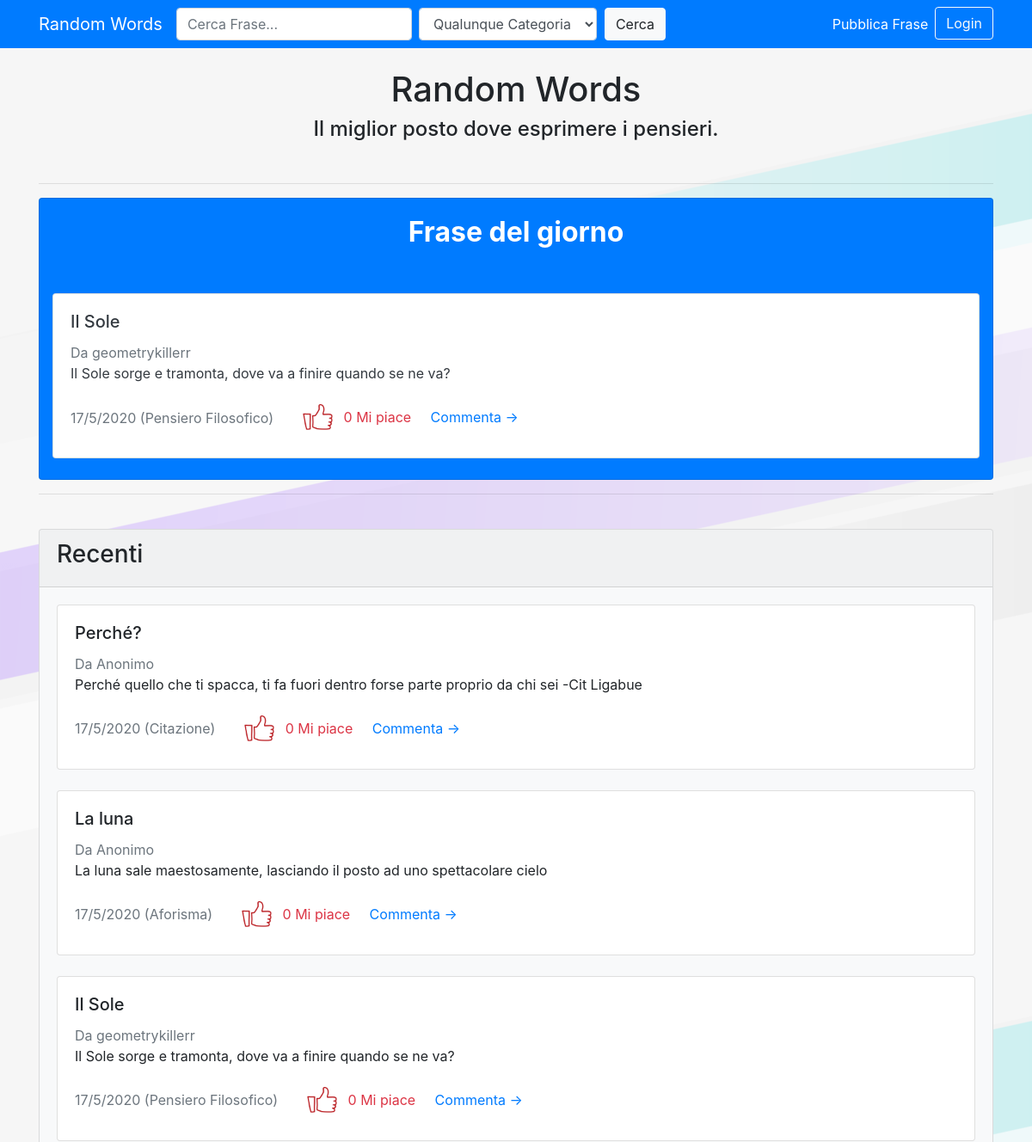
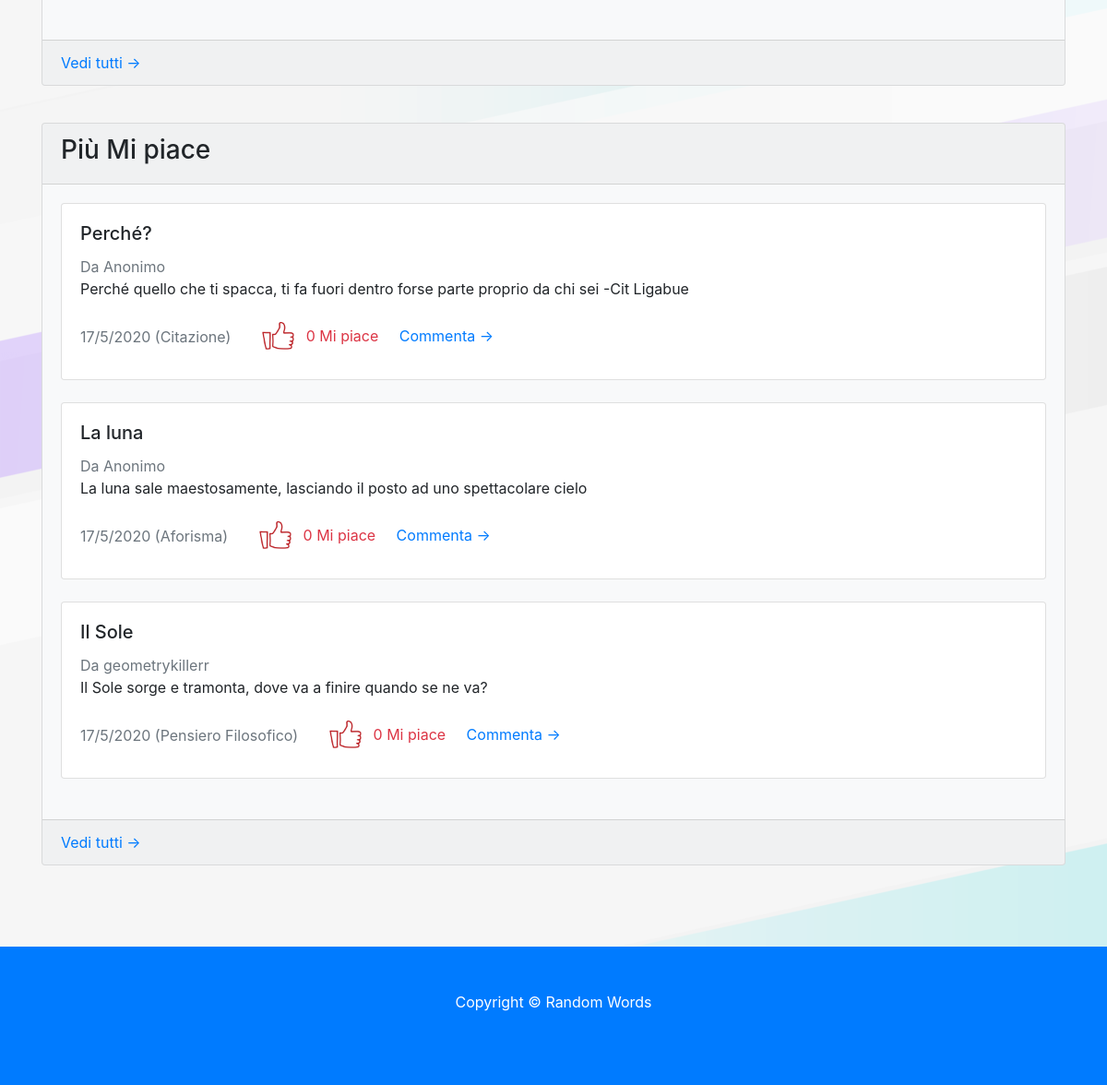
The page / on the database its author committed (2 pictures, top to bottom).
### randomwords/models.py (models this page shows, shortened)
class Contenuto(models.Model):
    Cod_Cont=models.AutoField(primary_key=True)
    testo=models.CharField(max_length=500)
    titolo=models.CharField(max_length=50,default="")
    data=models.DateTimeField(auto_now_add=True)
    approvato=models.IntegerField()
    estrazioni=models.IntegerField()
    Cod_Utente = models.ForeignKey(Utente, on_delete=models.CASCADE)
    Cod_Cate=models.ForeignKey(Categoria, on_delete=models.CASCADE)

class Utente(models.Model):
    Cod_Utente=models.AutoField(primary_key=True)
    nickname=models.CharField(max_length=30)
    password=models.CharField(max_length=70)
    email=models.CharField(max_length=30)
    descrizione=models.CharField(max_length=200)
    permesso=models.IntegerField()

### randomwords/views.py (the view, shortened to what this page needs)
# urls.py: path('', views.index, name='index'),
def index(request):
    b=cookies(request)
    if b==0:
        login=False
        op=False
    elif b==1:
        login=True
        op=False
    elif (b==2) or (b==3):
        login=True
        op=True
    elif b==-1:
        login=False
        op=False
    scelte=sceltecategorie()
    estratta=estrazione(request,login)
    query=Contenuto.objects.order_by('-data') \
        .filter(approvato=1)
    recenti=listeindex(query,2,request,login)
    l=Like.objects.all()
    c=Contenuto.objects.filter(approvato=1).order_by('-data')
    conto=[]
    contenuti=[]
    i=0
    for i in range(len(c)):
        cont=0
        j=0
        for j in range(len(l)):
            if l[j].Cod_Cont.Cod_Cont==c[i].Cod_Cont:
                cont=cont+1
        conto.append(cont)
        contenuti.append(c[i])
    j=0
    for j in range(len(conto)-1):
        i=0
        for i in range(len(conto)-1):
            if conto[i]<conto[i+1]:
                conto[i], conto[i+1]=conto[i+1], conto[i]
                contenuti[i], contenuti[i+1]=contenuti[i+1], contenuti[i]
    piulike=listeindex(contenuti,2,request,login)
    if b==-1:
        response=render(request, 'index.html',{'login': login,'op':op,'recenti':recenti,'piulike':piulike,'scelte':scelte,'estratta':estratta})
        response.set_cookie(key='sessione',value='a',max_age=0)
        return response
    elif b==-2:
        response=render(request, 'index.html',{'login': login,'op':op,'recenti':recenti,'piulike':piulike,'scelte':scelte,'estratta':estratta})
        response.set_cookie(key='sessione',value=cod,max_age=365*24*60*60)
        return response
    return render(request, 'index.html',{'login': login,'op':op,'recenti':recenti,'piulike':piulike,'scelte':scelte,'estratta':estratta})

### randomwords/views.py (called while the page is built, shortened)
def cookies(request):
    if request.COOKIES.get('sessione'):
        cookies=request.COOKIES.get('sessione')
        query=Sessione.objects.filter(Cod_Sessio=cookies)
        if len(query)==0:
            return -1
        if query[0].Cod_Utente.nickname=="Anonimo":
            return 0
        elif query[0].Cod_Utente.permesso==0:
            return 1
        elif query[0].Cod_Utente.permesso==1:
            return 2
        elif query[0].Cod_Utente.permesso==2:
            return 3
    else:
        x_forwarded_for = request.META.get('HTTP_X_FORWARDED_FOR')
        if x_forwarded_for:
            ip = x_forwarded_for.split(',')[0]
        else:
            ip = request.META.get('REMOTE_ADDR')
        query=Sessione.objects.filter(ip=ip)
        if len(query)==0:
            return 0
        return -2

def sceltecategorie():
    scelte=[]
    query=Categoria.objects.all()
    i=0
    for i in range(len(query)):
        if query[i].nomecategoria!="Nessuna":
            info = {
                "id": str(query[i].Cod_Cate),
                "nome": query[i].nomecategoria,
            }
            scelte.append(info)
    return scelte

def estrazione(request,login):
    cerca=Giorno.objects.all()
    i=0
    check=0
    for i in range(len(cerca)):
        if cerca[i].data.date()==datetime.datetime.now().date():
            estratto=cerca[i].Cod_Cont
            check=1
            break
    dare=listeindex([estratto],2,request,login)
    return dare[0]

### randomwords/templates/index.html (shortened to what this page needs)
{% extends "base.html" %}
{% block content %}
<br>
<div class="container">
<center>
<h1>Random Words</h1>
<h4>Il miglior posto dove esprimere i pensieri.</h4>
</center>
<br>
<hr>
<div class="card text-white bg-primary mb-3">
  <div class="card-body">
    <center><h2><b>Frase del giorno</b></h2></center>
  </div>
  <br>
  <div class="container-fluid">
    <div class="card">
      <div class="card-body">
        <h5 class="card-title text-dark">{{estratta.titolo}}</h5>
        {% if estratta.booleanlink %}
        <a href="{{estratta.autorelink}}" class="card-subtitle mb-2 text-muted">Da {{estratta.autore}}</a>
        {% else %}
        <a class="card-subtitle mb-2 text-muted">Da {{estratta.autore}}</a>
        {% endif %}
        <p class="card-text text-dark">{{estratta.frase}}</p>
        <a class="card-subtitle mb-2 text-muted">{{estratta.data}} {{estratta.categoria}} &nbsp;&nbsp;&nbsp;&nbsp;</a>
        <a href="{{estratta.likelink}}"><img src={% if estratta.likeb %}"/static/img/like2.png"{% else %}"/static/img/like1.png"{% endif %} href="#"  height="50" width="50"></a>
        <a class="card-link"><a class="text-danger">{{estratta.like}} Mi piace</a></a>
        <a href="{{estratta.commenta}}" class="card-link">&nbsp;&nbsp;&nbsp;&nbsp;Commenta →</a>
      </div>
    </div>
</div>
<br>
</div>
  <hr>
  <br>
  <div class="card bg-light mb-3">
    <div class="card-header"><h3>Recenti</h3></div>
    <div class="card-body">
      {% for recenti in recenti %}
      <div class="card">
        <div class="card-body">
          <h5 class="card-title">{{recenti.titolo}}</h5>
          {% if recenti.booleanlink %}
          <a href="{{recenti.autorelink}}" class="card-subtitle mb-2 text-muted">Da {{recenti.autore}}</a>
          {% else %}
          <a class="card-subtitle mb-2 text-muted">Da {{recenti.autore}}</a>
          {% endif %}
          <p class="card-text">{{recenti.frase}}</p>
          <a class="card-subtitle mb-2 text-muted">{{recenti.data}} {{recenti.categoria}} &nbsp;&nbsp;&nbsp;&nbsp;</a>
          <a href="{{recenti.likelink}}"><img src={% if recenti.likeb %}"/static/img/like2.png"{% else %}"/static/img/like1.png"{% endif %} href="#"  height="50" width="50"></a>
          <a class="card-link"><a class="text-danger">{{recenti.like}} Mi piace</a></a>
          <a href="{{recenti.commenta}}" class="card-link">&nbsp;&nbsp;&nbsp;&nbsp;Commenta →</a>
        </div>
      </div>
      <br>
      {% endfor %}
    </div>
    <div class="card-footer text-muted">
      <a href="/pagina/recenti/1" class="text-right">Vedi tutti →</a>
    </div>
  </div>
  <br>
  <div class="card bg-light mb-3">
    <div class="card-header"><h3>Più Mi piace</h3></div>
    <div class="card-body">
      {% for piulike in piulike %}
      <div class="card">
        <div class="card-body">
          <h5 class="card-title">{{piulike.titolo}}</h5>
          {% if piulike.booleanlink %}
          <a href="{{piulike.autorelink}}" class="card-subtitle mb-2 text-muted">Da {{piulike.autore}}</a>
          {% else %}
          <a class="card-subtitle mb-2 text-muted">Da {{piulike.autore}}</a>
          {% endif %}
          <p class="card-text">{{piulike.frase}}</p>
          <a class="card-subtitle mb-2 text-muted">{{piulike.data}} {{piulike.categoria}} &nbsp;&nbsp;&nbsp;&nbsp;</a>
          <a href="{{piulike.likelink}}"><img src={% if piulike.likeb %}"/static/img/like2.png"{% else %}"/static/img/like1.png"{% endif %} href="#"  height="50" width="50"></a>
          <a class="card-link"><a class="text-danger">{{piulike.like}} Mi piace</a></a>
          <a href="{{piulike.commenta}}" class="card-link">&nbsp;&nbsp;&nbsp;&nbsp;Commenta →</a>
        </div>
      </div>
      <br>
      {% endfor %}
    </div>
    <div class="card-footer text-muted">
      <a href="/pagina/piulike/1" class="text-right">Vedi tutti →</a>
    </div>
  </div>
  <br>
  <br>
  <br>
</div>
{% endblock %}

### randomwords/templates/base.html (shortened to what this page needs)
<!DOCTYPE html>
<html lang="it">
<head>
  <link href="/static/vendor/bootstrap/css/bootstrap.min.css" rel="stylesheet">
  <link href="/static/css/css2.css" rel="stylesheet">
 </head>
<body>
  <nav class="navbar fixed-top navbar-expand-lg navbar-dark bg-primary fixed-top">
    <div class="container">
      <a class="navbar-brand" href="/">Random Words</a>
      <form action="/cerca/" method="post" class="form-inline my-2 my-lg-0">{% csrf_token %}
        <input class="form-control mr-sm-2" type="search" placeholder="Cerca Frase..." aria-label="Search" id="testo" name="testo">
        <select class="form-control" placeholder="aa" id="categoria" name="categoria">
          <option selected value="100">Qualunque Categoria</option>
        </select>
        <button class="btn btn-light my-2 my-sm-0" type="submit">Cerca</button>
      </form>
      <div class="collapse navbar-collapse" id="navbarResponsive">
        <ul class="navbar-nav ml-auto">
          {% if login and op %}
          <li class="nav-item">
            <a class="nav-link text-white" href="/admin">Admin</a>
          </li>
          <li class="nav-item">
            <a class="nav-link text-white" href="/approva">Approva</a>
          </li>
          <li class="nav-item">
            <a class="nav-link text-white" href="/pubblica">Pubblica Frase</a>
          </li>
          <li class="nav-item">
            <a class="nav-link text-white" href="/profilo">Profilo</a>
          </li>
          <li class="nav-item">
            <a class="nav-link text-white" href="/logout">Logout</a>
          </li>
          {% else %}
          <li class="nav-item">
            <a class="nav-link text-white" href="/pubblica">Pubblica Frase</a>
          </li>
          <li class="nav-item">
            <a href="/login" type="button" class="btn btn-outline-light">Login</a>
          </li>
          {% endif %}
        </ul>
      </div>
    </div>
  </nav>
    {% block content %}{% endblock %}
  <footer class="py-5 bg-primary">
    <div class="container">
      <p class="m-0 text-center text-white">Copyright &copy; Random Words</p>
    </div>
  </footer>
</body>
</html>

### randomwords/static/css/css2.css (style rules this page uses)
body { padding-top: 56px; }

### randomwords/templates/base.html (style rules this page uses)
body { background-image: url("/static/img/background.png"); background-color: #cccccc; }
footer { height: 150px; bottom: 0; width: 100%; }

### rows shown on the page
Contenuto: titolo "Il Sole", frase "Il Sole sorge e tramonta, dove va a finire quando se ne va?", titolo "Il Sole", frase "Il Sole sorge e tramonta, dove va a finire quando se ne va?", titolo "Il Sole", frase "Il Sole sorge e tramonta, dove va a finire quando se ne va?"
Utente: autore "geometrykillerr", autore "geometrykillerr", autore "geometrykillerr"
Contenuto: titolo "Perché?", frase "Perché quello che ti spacca, ti fa fuori dentro forse parte proprio da chi sei -Cit Ligabue", titolo "Perché?", frase "Perché quello che ti spacca, ti fa fuori dentro forse parte proprio da chi sei -Cit Ligabue"
Utente: autore "Anonimo" "Anonimo", autore "Anonimo" "Anonimo"
Contenuto: titolo "La luna", frase "La luna sale maestosamente, lasciando il posto ad uno spettacolare cielo", titolo "La luna", frase "La luna sale maestosamente, lasciando il posto ad uno spettacolare cielo"

### other values the page prints
{{ estratta.data }} "17/5/2020"
{{ estratta.categoria }} "(Pensiero Filosofico)"
{{ estratta.like }} "0"
{{ recenti.data }} "17/5/2020" "17/5/2020" "17/5/2020"
{{ recenti.categoria }} "(Citazione)" "(Aforisma)" "(Pensiero Filosofico)"
{{ recenti.like }} "0" "0" "0"
{{ piulike.data }} "17/5/2020" "17/5/2020" "17/5/2020"
{{ piulike.categoria }} "(Citazione)" "(Aforisma)" "(Pensiero Filosofico)"
{{ piulike.like }} "0" "0" "0"
